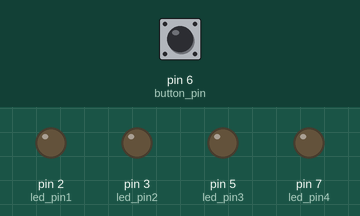
Simulated run of this sketch. Board: Arduino Uno, built with avr-gcc and run on an emulated ATmega328P. On the bench: output pins drawn as LEDs (lit = HIGH). The inputs (shaded band) are chosen by the test bench; at power-on: pin 6 (button_pin) HIGH. The audio player accepts every command and is not drawn; what the sketch prints to the serial monitor is not drawn.

Above: at 1.7 s.
1.8 s: pin 6 (button_pin) pulled LOW for 0.15 s
At 2.5 s:
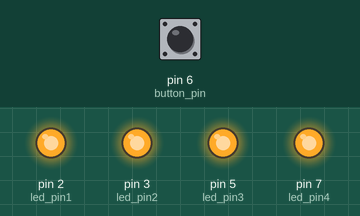
Timing chart, 0 to 4.8 s (numbered marks = the images above; inputs shaded):
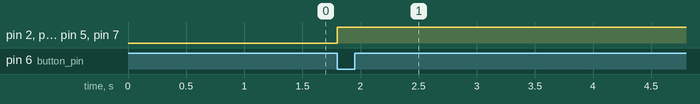

Measured:
- after the input at 1.8 s, pin 2 (led_pin1), pin 3 (led_pin2), pin 5 (led_pin3), pin 7 (led_pin4): LOW → HIGH at once

The sketch:

FunnyButtonMP3.ino
```cpp
#include "Arduino.h"
#include "SoftwareSerial.h"
#include "DFRobotDFPlayerMini.h"

SoftwareSerial mySoftwareSerial(10, 11); // RX, TX
DFRobotDFPlayerMini myDFPlayer;
void printDetail(uint8_t type, int value);

#define button_pin 6
#define led_pin1 2
#define led_pin2 3
#define led_pin3 5
#define led_pin4 7

bool Status = 0;

void led_turn(bool led_status) {
  digitalWrite(led_pin1, led_turn);
  digitalWrite(led_pin2, led_turn);
  digitalWrite(led_pin3, led_turn);
  digitalWrite(led_pin4, led_turn);
  return(0);
}

void setup() {
  mySoftwareSerial.begin(9600);
  Serial.begin(115200);
  pinMode(led_pin1, OUTPUT);          //Leds
  pinMode(led_pin2, OUTPUT);
  pinMode(led_pin3, OUTPUT);
  pinMode(led_pin4, OUTPUT);

  pinMode(button_pin, INPUT_PULLUP);  //Button


  if (!myDFPlayer.begin(mySoftwareSerial)) {  //Using SoftwareSerial to connect with DFminiMp3.
    Serial.println(F("Unable to begin:"));
    Serial.println(F("1.Please recheck the connection!"));
    Serial.println(F("2.Please insert the SD card!"));
    while (true);
  }
  Serial.println(F("DFPlayer Mini online."));

  myDFPlayer.volume(30);  //Volume level, 30 is maximum
  Status = !digitalRead(button_pin);
}
void loop() {
  if (digitalRead(button_pin) == Status) {
    led_turn(HIGH);         //Leds ON
    myDFPlayer.play(1);     //Playing first mp3 file
    delay(1000);
    myDFPlayer.pause();     //Mp3 stop
    led_turn(LOW);          //Leds OFF
    Status = !Status;
  }
}
```
